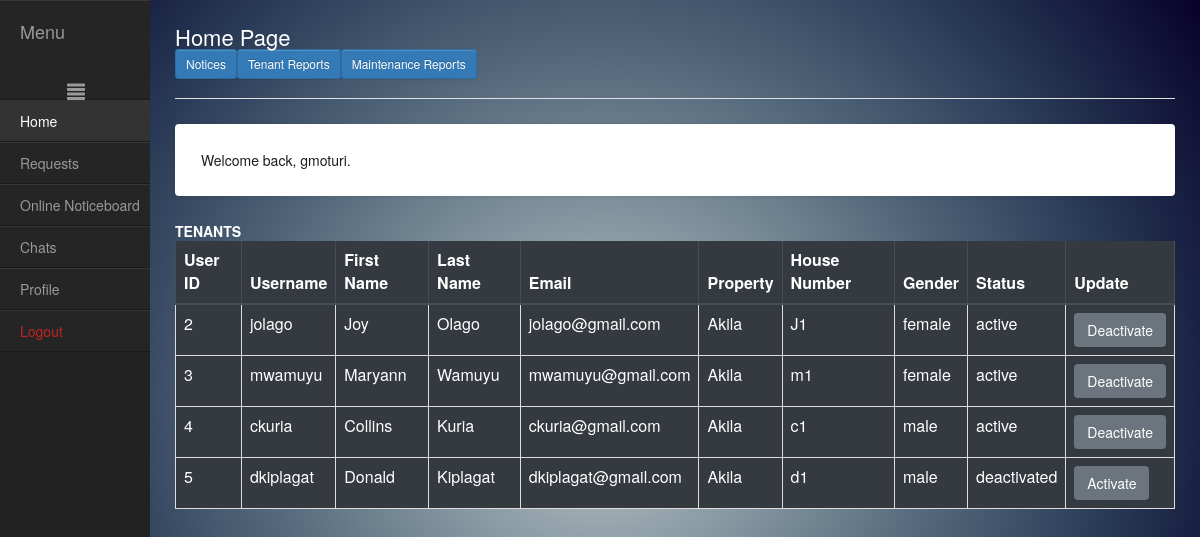
/welcome.php (signed in), run on the app's committed database.
### tables this page shows
CREATE TABLE `user` (
  `user_id` int(11) NOT NULL,
  `f_name` varchar(20) NOT NULL,
  `l_name` varchar(20) NOT NULL,
  `u_name` varchar(40) NOT NULL,
  `email` varchar(20) NOT NULL,
  `u_type` varchar(20) NOT NULL,
  `gender` varchar(10) NOT NULL,
  `psw` varchar(255) NOT NULL,
  `property` varchar(40) NOT NULL,
  `h_no` varchar(20) NOT NULL,
  `status` varchar(20) NOT NULL,
  `u_image` longblob NOT NULL,
  `start_date` timestamp NULL DEFAULT NULL,
  `end_date` timestamp NULL DEFAULT NULL
);

### session.php (called while the page is built, shortened)
<?php
   include('config.php');
   $user_check = $_SESSION['login_user'];
   $ses_sql = mysqli_query($conn,"select * from user where u_name = '$user_check' ");
   $row = mysqli_fetch_array($ses_sql,MYSQLI_ASSOC);
   $login_session = $row['u_name'];
   $session_property=$row['property'];
?>

### welcome.php (the view, shortened to what this page needs)
<?php
   include('linkbar.php');
?>
<html>
	<head>
	<link href="stylesheet.css" rel="stylesheet" type="text/css">
	</head>
	<body class="loggedin">
		<div class="content">
			<h2 style="color:white;">Home Page
			<br><a href='notice.php' class='btn btn-primary btn-sm btn float-left' >Notices </a>
	<a href='t_reports.php' class='btn btn-primary btn-sm btn float-left' >Tenant Reports</a>
	<a href='reports.php' class='btn btn-primary btn-sm btn float-left' >Maintenance Reports</a><br>
		</h2>
			<div class="alert alert-dark" role="alert">
			Welcome back, <?php echo $login_session; ?>.
</div>
			<?php
   $stmt = $conn->prepare('SELECT u_type FROM user WHERE user_id = ?');
$stmt->bind_param('i', $_SESSION['user_id']);
$stmt->execute();
$stmt->bind_result($u_type);
if($u_type=='landlord')
{
	echo "<b><span style='color:white;'>TENANTS</span></b>";
	$sql="SELECT * FROM user WHERE u_type='tenant' AND property='$session_property' ORDER BY status ";
	$result = $conn->query($sql);
	if ($result->num_rows > 0) {
	echo '<table class="table table-bordered table-dark ">';
	echo "<thead class='thead-dark'><tr><th>"."User ID"."</th><th>"."Username"."</th><th>"."First Name"."</th><th>"."Last Name"."</th><th>"."Email"."</th><th>"."Property"."</th><th>"."House Number"."</th><th>"."Gender"."</th><th>"."Status"."</th><th>"."Update"."</th></tr></thead>";
    while($row = mysqli_fetch_array($result)) {
		echo "<tr><td>" . $row["user_id"]. "</td><td>" . $row["u_name"] . "</td><td>". $row["f_name"]. "</td><td>" .$row["l_name"]. "</td><td>" . $row["email"] . "</td><td>". $row["property"]. "</td><td>".$row["h_no"]. "</td><td>". $row["gender"]."</td><td>". $row["status"]. "</td><td>"." <a class='btn btn-secondary' href=\"delete.php?user_id=$row[user_id]\" ";
		if($row["status"]=="active"){
		echo "onClick=\"return confirm('Are you sure you want to deactivate the account?')\">Deactivate</a>"."</td></tr>";
		}else{
			echo "onClick=\"return confirm('Are you sure you want to activate the account?')\">Activate</a>"."</td></tr>";
		}
}
echo "</table>";
} else { echo "0 results"; }
    }else{
		include('notice.php');
	}
?>
		</div>
	</body>
</html>

### linkbar.php (shortened to what this page needs)
<?php
   include("config.php");
   include('session.php');
?>
<html>
	<head>
		<link href="//netdna.bootstrapcdn.com/bootstrap/3.0.3/css/bootstrap.min.css" rel="stylesheet" id="bootstrap-css">
	</head>
	<body >
		<div id="wrapper" class="active">
    <div id="sidebar-wrapper">
        <ul id="sidebar_menu" class="sidebar-nav">
           <li class="sidebar-brand"><a id="menu-toggle" href="#">Menu<span id="main_icon" class="glyphicon glyphicon-align-justify"></span></a></li>
		</ul>
		<div id="topheader">
        <ul class="sidebar-nav" id="sidebar">
		  <li class="welcome nav-link-1 active"><a href="welcome.php">Home<span class="sr-only">(current)</span></a></li>
		  <li class="requests nav-link-1"><a href="requests.php">Requests</a></li>
		  <li class="posts nav-link-1"><a href="posts.php">Online Noticeboard</a></li>
		  <li class="chats nav-link-1"><a href="chats.php">Chats</a></li>
		  <li class="profile nav-link-1"><a href="profile.php">Profile</a></li>
		  <li class="logout nav-link-1"><a href="logout.php" style="color :rgb(192, 36, 36) ">Logout</a></li>
		</ul>
		</div>
      </div>
</body>
</html>

### stylesheet.css (style rules this page uses)
body,html { height: 100%; margin: 0; background-image: radial-gradient(circle, #c2c9cb, #8496a0, #4f6478, #243451, #080129); }
body.loggedin { background-color: #f3f4f7; }
.content { width: 1000px; margin: 0 auto; }
.content h2 { margin: 0; padding: 25px 0; font-size: 22px; border-bottom: 1px solid #e0e0e3; color: #4a536e; }
.content > p, .content > div { box-shadow: 0 0 5px 0 rgba(0, 0, 0, 0.1); margin: 25px 0; padding: 25px; background-color: #fff; }
body { background-size: cover; background-repeat:no-repeat; }

### linkbar.php (style rules this page uses)
#wrapper { padding-left: 70px; transition: all .4s ease 0s; height: 100% }
#sidebar-wrapper { margin-left: -150px; left: 70px; width: 150px; background: #222; position: fixed; height: 100%; z-index: 10000; transition: all .4s ease 0s; }
.sidebar-nav { display: block; float: left; width: 150px; list-style: none; margin: 0; padding: 0; }
#wrapper.active { padding-left: 150px; }
#wrapper.active #sidebar-wrapper { left: 150px; }
#sidebar_menu li a, .sidebar-nav li a { color: #999; display: block; float: left; text-decoration: none; width: 150px; background: #252525; border-top: 1px solid #373737; border-bottom: 1px solid #1A1A1A; -webkit-transition: background .5s; -moz-transition: background .5s; -o-transition: background .5s; -ms-transition: background .5s; transition: background .5s; }
.sidebar-nav li { line-height: 40px; text-indent: 20px; }
.sidebar-nav li a { color: #999999; display: block; text-decoration: none; }
.sidebar-nav > .sidebar-brand { height: 65px; line-height: 60px; font-size: 18px; }
.sidebar-nav > .sidebar-brand a { color: #999999; }
#topheader .sidebar-nav li.active > a { background-color: #333; color: #fff; }
#main_icon { float:right; padding-right: 65px; padding-top:20px; }

### data on the page
user: u_name "gmoturi"
user: user_id "2", u_name "jolago", f_name "Joy", l_name "Olago", email "jolago@gmail.com", property "Akila", h_no "J1", gender "female", status "active", shows "Deactivate"
user: user_id "3", u_name "mwamuyu", f_name "Maryann", l_name "Wamuyu", email "mwamuyu@gmail.com", property "Akila", h_no "m1", gender "female", status "active", shows "Deactivate"
user: user_id "4", u_name "ckuria", f_name "Collins", l_name "Kuria", email "ckuria@gmail.com", property "Akila", h_no "c1", gender "male", status "active", shows "Deactivate"
user: user_id "5", u_name "dkiplagat", f_name "Donald", l_name "Kiplagat", email "dkiplagat@gmail.com", property "Akila", h_no "d1", gender "male", status "deactivated", shows "Activate"
